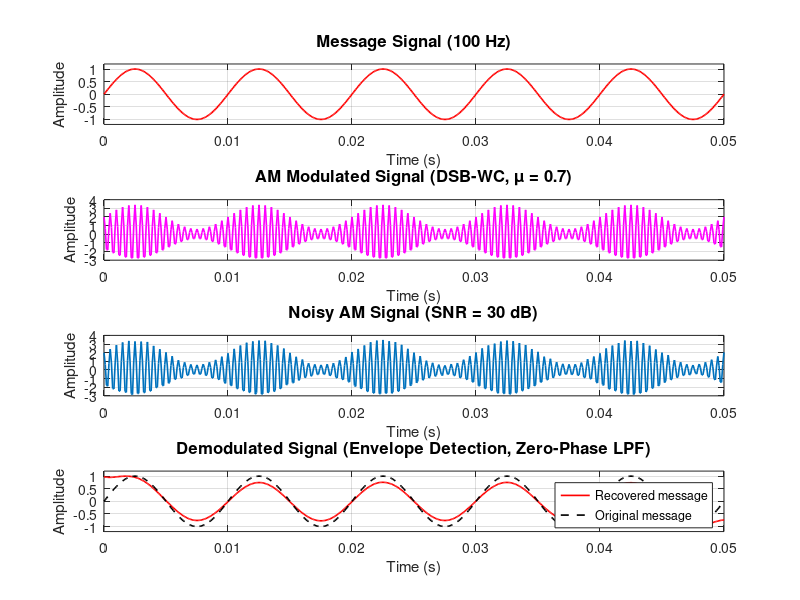
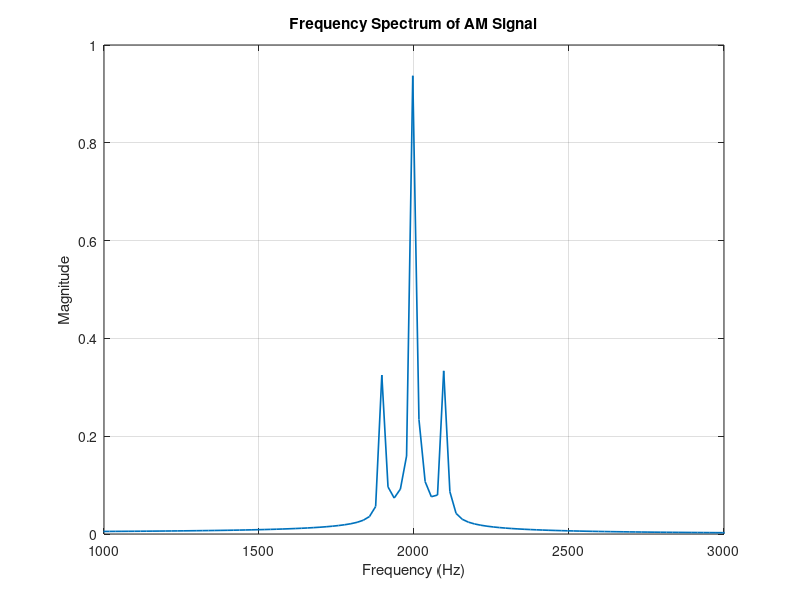

Reproduce these figures in MATLAB, in order.
%% -------------------------------------------------------------------------
%   AM Transmitter-Receiver Simulation (NO TOOLBOXES REQUIRED)
%   Modulation : AM (DSB-WC) with adjustable modulation index
%   Demodulation: Envelope Detection with ZERO-PHASE RC LPF
% -------------------------------------------------------------------------

clc;
clear;
close all;

%% ====================== STEP 1: PARAMETERS ===============================
Fs = 10000;                 % Sampling frequency (Hz)
T  = 0.05;                  % Total simulation time (s)
t  = 0:1/Fs:T;              % Time vector (50 ms)
fc = 2000;                  % Carrier frequency (Hz)
fm = 100;                   % Message frequency (Hz)

%% ====================== STEP 2: SIGNAL GENERATION ========================
mu = 0.7;                   % Modulation index (0 < mu < 1 for under-modulation)
message = sin(2*pi*fm*t);   % Normalized baseband message in [-1, 1]
carrier = cos(2*pi*fc*t);   % High-frequency carrier (2 kHz)

%% ====================== STEP 3: AM MODULATION ============================
carrier_amp = 2;                            % Carrier amplitude (A_c)

% Envelope: A_c * (1 + mu * message), so:
% Vmax = A_c * (1 + mu),  Vmin = A_c * (1 - mu) > 0 when mu < 1
modulated = carrier_amp * (1 + mu * message) .* carrier;

%% ====================== STEP 4: ADD NOISE (Manual AWGN) ==================
SNR_dB = 30;                                % Desired RF SNR (dB)
signal_power = mean(modulated.^2);
SNR_linear  = 10^(SNR_dB/10);
noise_power = signal_power / SNR_linear;

noise = sqrt(noise_power) * randn(size(modulated));
modulated_noisy = modulated + noise;

%% ====================== STEP 5: ENVELOPE DEMODULATION (ZERO-PHASE) =======
% Step 1: Rectification (ideal diode)
rectified = abs(modulated_noisy);

% Step 2: RC low-pass filter (first-order), implemented forward-backward
RC = 1/(2*pi*fm);           % RC time constant (cutoff ~ fm)
Ts = 1/Fs;                  % Sampling period
alpha = Ts / (RC + Ts);     % Discretization: y[n]=alpha*x[n]+(1-alpha)*y[n-1]

% ---- Forward pass ----
env_fwd = zeros(size(rectified));
env_fwd(1) = rectified(1);
for k = 2:length(rectified)
    env_fwd(k) = alpha * rectified(k) + (1 - alpha) * env_fwd(k-1);
end

% ---- Backward pass (to cancel phase delay) ----
env_bwd = zeros(size(rectified));
env_bwd(end) = env_fwd(end);
for k = length(rectified)-1:-1:1
    env_bwd(k) = alpha * env_fwd(k) + (1 - alpha) * env_bwd(k+1);
end

demodulated = env_bwd;      % Zero-phase envelope

% Remove DC and normalize for comparison with original message
demodulated_ac   = demodulated - mean(demodulated);
demodulated_norm = demodulated_ac / max(abs(demodulated_ac));

%% ====================== STEP 6: TIME-DOMAIN PLOTS ========================
figure('Name','AM Transmitter-Receiver Simulation');

subplot(4,1,1);
plot(t, message, 'r', 'LineWidth', 1.2);
grid on; ylim([-1.2 1.2]);
title('Message Signal (100 Hz)', 'FontSize', 12);
xlabel('Time (s)'); ylabel('Amplitude');

subplot(4,1,2);
plot(t, modulated, 'm' , 'LineWidth', 1.2);
grid on;
title(['AM Modulated Signal (DSB-WC, \mu = ', num2str(mu), ')'], 'FontSize', 12);
xlabel('Time (s)'); ylabel('Amplitude');

subplot(4,1,3);
plot(t, modulated_noisy, 'LineWidth', 1.2);
grid on;
title(['Noisy AM Signal (SNR = ', num2str(SNR_dB), ' dB)'], 'FontSize', 12);
xlabel('Time (s)'); ylabel('Amplitude');

subplot(4,1,4);
plot(t, demodulated_norm, 'r', 'LineWidth', 1.2); hold on;
plot(t, message, 'k--', 'LineWidth', 1.2);
grid on; ylim([-1.2 1.2]);
title('Demodulated Signal (Envelope Detection, Zero-Phase LPF)', 'FontSize', 12);
xlabel('Time (s)'); ylabel('Amplitude');
legend('Recovered message','Original message');

%% ====================== STEP 7: FREQUENCY SPECTRUM =======================
L = length(modulated);
f = Fs * (0:floor(L/2)) / L;    % Frequency axis (one-sided)

Y = fft(modulated);
P = abs(Y/L);
P1 = P(1:floor(L/2)+1);

figure('Name','Frequency Spectrum of AM Signal');
plot(f, P1, 'LineWidth', 1.2); grid on; xlim([1000 3000]);
title('Frequency Spectrum of AM Signal');
xlabel('Frequency (Hz)'); ylabel('Magnitude');

%% ====================== STEP 8: MANUAL SNR CALCULATION ===================
% RF-domain SNR (before demodulation)
signal_before = modulated;
noise_before  = modulated_noisy - modulated;
snr_before    = 10*log10(mean(signal_before.^2) / mean(noise_before.^2));

% Baseband SNR after demodulation
num = demodulated_norm * message.';            % cross-correlation term
den = demodulated_norm * demodulated_norm.';   % energy of recovered
k_opt = num / den;
recovered_scaled = k_opt * demodulated_norm;

noise_after = recovered_scaled - message;
snr_after   = 10*log10(mean(message.^2) / mean(noise_after.^2));

fprintf('Estimated SNR before demodulation (RF): %.2f dB\n', snr_before);
fprintf('Estimated SNR after demodulation  (BB): %.2f dB\n', snr_after);
